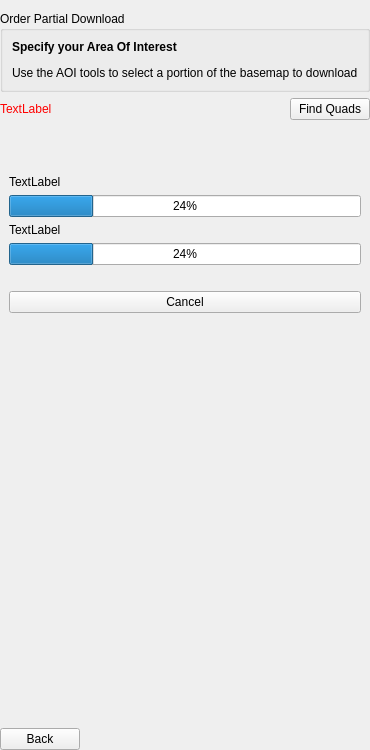
     <widget class="QWidget" name="orderAOIPage">
      <layout class="QVBoxLayout" name="verticalLayout_17">
       <property name="leftMargin">
        <number>0</number>
       </property>
       <property name="rightMargin">
        <number>0</number>
       </property>
       <property name="bottomMargin">
        <number>0</number>
       </property>
       <item>
        <widget class="QGroupBox" name="grpBoxAOI">
         <property name="sizePolicy">
          <sizepolicy hsizetype="Preferred" vsizetype="Maximum">
           <horstretch>0</horstretch>
           <verstretch>0</verstretch>
          </sizepolicy>
         </property>
         <property name="title">
          <string>Order Partial Download</string>
         </property>
         <layout class="QVBoxLayout" name="verticalLayout_9">
          <item>
           <widget class="QLabel" name="label_6">
            <property name="text">
             <string>&lt;html&gt;&lt;head/&gt;&lt;body&gt;&lt;p&gt;&lt;span style=&quot; font-weight:600;&quot;&gt;Specify your Area Of Interest&lt;/span&gt;&lt;/p&gt;&lt;p&gt;Use the AOI tools to select a portion of the basemap to download&lt;/p&gt;&lt;/body&gt;&lt;/html&gt;</string>
            </property>
           </widget>
          </item>
         </layout>
        </widget>
       </item>
       <item>
        <layout class="QHBoxLayout" name="horizontalLayout_6">
         <item>
          <widget class="QLabel" name="labelWarningQuads">
           <property name="styleSheet">
            <string notr="true">color:rgb(255, 0, 0)</string>
           </property>
           <property name="text">
            <string>TextLabel</string>
           </property>
          </widget>
         </item>
         <item>
          <spacer name="horizontalSpacer_5">
           <property name="orientation">
            <enum>Qt::Horizontal</enum>
           </property>
           <property name="sizeHint" stdset="0">
            <size>
             <width>40</width>
             <height>20</height>
            </size>
           </property>
          </spacer>
         </item>
         <item>
          <widget class="QPushButton" name="btnFindQuads">
           <property name="text">
            <string>Find Quads</string>
           </property>
          </widget>
         </item>
        </layout>
       </item>
       <item>
        <spacer name="verticalSpacer_6">
         <property name="orientation">
          <enum>Qt::Vertical</enum>
         </property>
         <property name="sizeHint" stdset="0">
          <size>
           <width>20</width>
           <height>40</height>
          </size>
         </property>
        </spacer>
       </item>
       <item>
        <widget class="QWidget" name="widgetProgressFindQuads" native="true">
         <layout class="QVBoxLayout" name="verticalLayout_10">
          <item>
           <widget class="QLabel" name="labelProgressQuads">
            <property name="text">
             <string>TextLabel</string>
            </property>
           </widget>
          </item>
          <item>
           <widget class="QProgressBar" name="progressBarQuads">
            <property name="value">
             <number>24</number>
            </property>
           </widget>
          </item>
          <item>
           <widget class="QLabel" name="labelProgressInstances">
            <property name="text">
             <string>TextLabel</string>
            </property>
           </widget>
          </item>
          <item>
           <widget class="QProgressBar" name="progressBarInstances">
            <property name="value">
             <number>24</number>
            </property>
           </widget>
          </item>
          <item>
           <spacer name="verticalSpacer_7">
            <property name="orientation">
             <enum>Qt::Vertical</enum>
            </property>
            <property name="sizeType">
             <enum>QSizePolicy::Fixed</enum>
            </property>
            <property name="sizeHint" stdset="0">
             <size>
              <width>20</width>
              <height>20</height>
             </size>
            </property>
           </spacer>
          </item>
          <item>
           <widget class="QPushButton" name="btnCancelQuadSearch">
            <property name="text">
             <string>Cancel</string>
            </property>
           </widget>
          </item>
         </layout>
        </widget>
       </item>
       <item>
        <spacer name="verticalSpacer_3">
         <property name="orientation">
          <enum>Qt::Vertical</enum>
         </property>
         <property name="sizeHint" stdset="0">
          <size>
           <width>20</width>
           <height>400</height>
          </size>
         </property>
        </spacer>
       </item>
       <item>
        <layout class="QHBoxLayout" name="horizontalLayout_5">
         <item>
          <widget class="QPushButton" name="btnBackAOIPage">
           <property name="text">
            <string>Back</string>
           </property>
          </widget>
         </item>
         <item>
          <spacer name="horizontalSpacer_4">
           <property name="orientation">
            <enum>Qt::Horizontal</enum>
           </property>
           <property name="sizeHint" stdset="0">
            <size>
             <width>40</width>
             <height>20</height>
            </size>
           </property>
          </spacer>
         </item>
        </layout>
       </item>
      </layout>
     </widget>
